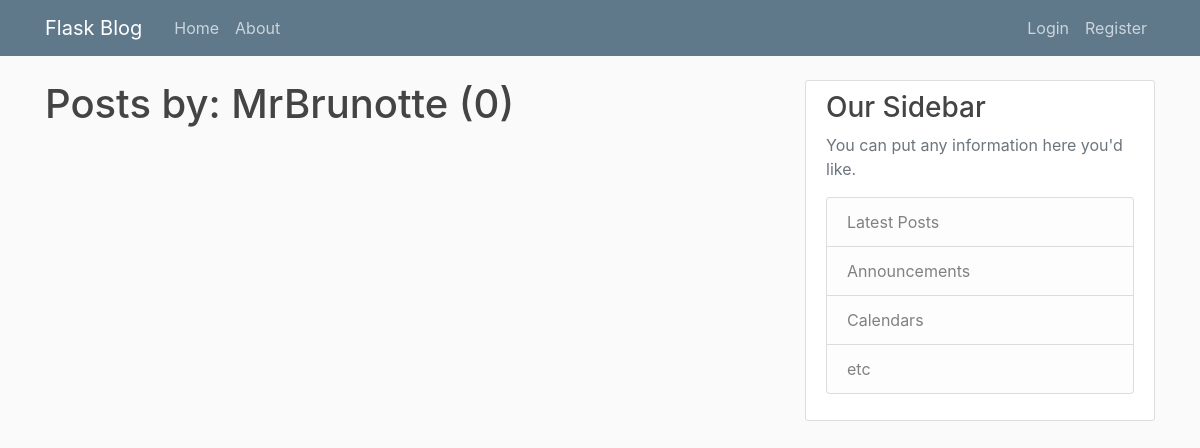
/user/MrBrunotte, run on an earlier commit of the app's database.
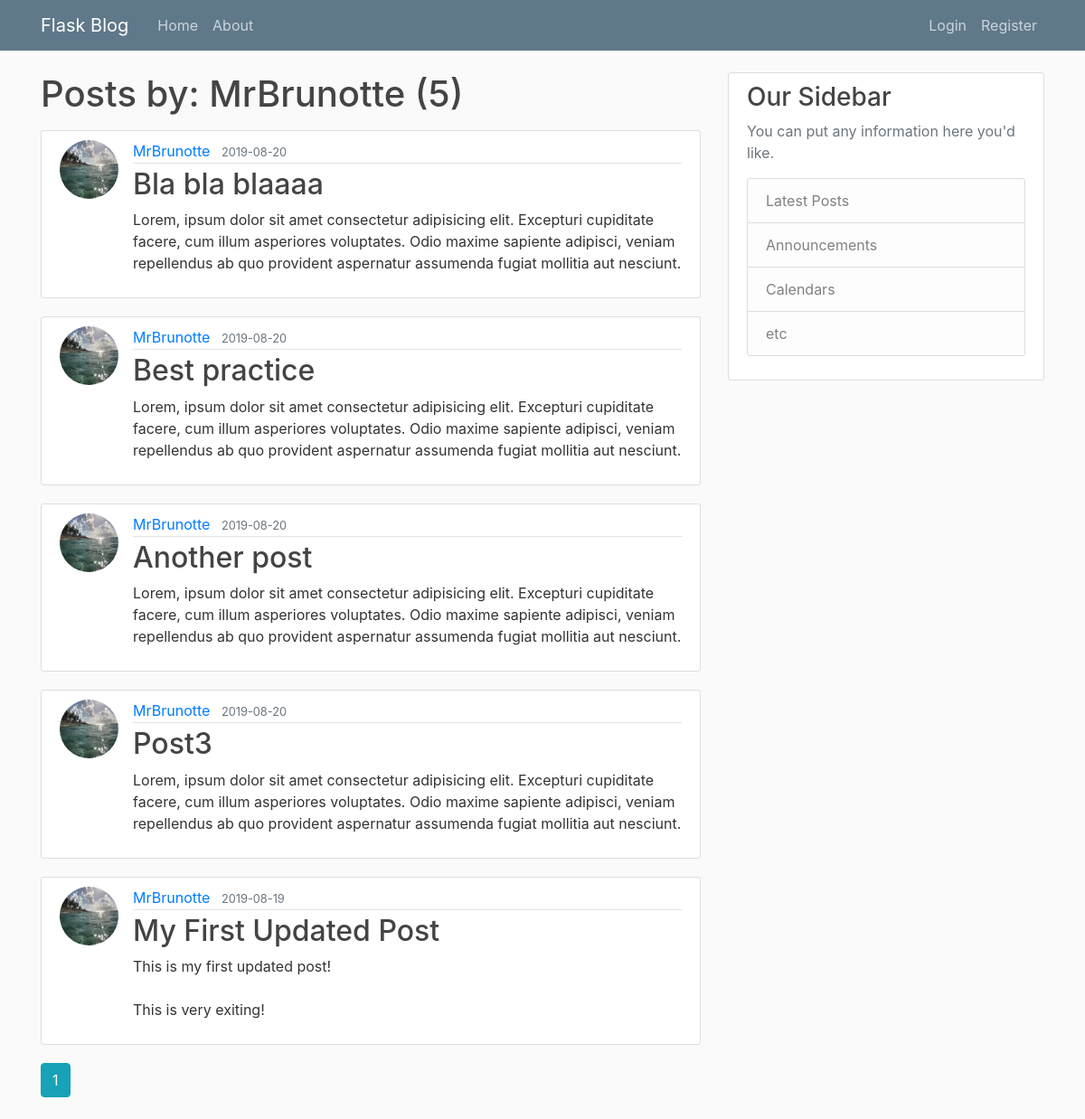
And on a later commit of the database.
### flaskblog/models.py (models this page shows, shortened)
class Post(db.Model):
    id = db.Column(db.Integer, primary_key=True)
    title = db.Column(db.String(100), nullable=False)
    date_posted = db.Column(db.DateTime, nullable=False,
                            default=datetime.utcnow)
    content = db.Column(db.Text, nullable=False)
    user_id = db.Column(db.Integer, db.ForeignKey('user.id'), nullable=False)

class User(db.Model, UserMixin):
    id = db.Column(db.Integer, primary_key=True)
    username = db.Column(db.String(20), unique=True, nullable=False)
    email = db.Column(db.String(120), unique=True, nullable=False)
    image_file = db.Column(db.String(20), nullable=False,
                           default='default.jpg')
    password = db.Column(db.String(60), nullable=False)
    posts = db.relationship('Post', backref='author', lazy=True)

### flaskblog/users/routes.py (the view)
@users.route("/user/<string:username>")
def user_posts(username):
    page = request.args.get('page', 1, type=int)
    user = User.query.filter_by(username=username).first_or_404()
    posts = Post.query.filter_by(author=user)\
        .order_by(Post.date_posted.desc())\
        .paginate(page=page, per_page=5)
    return render_template('user_posts.html', posts=posts, user=user)

### flaskblog/templates/user_posts.html
{% extends "layout.html" %}
{% block content %}
<h1 class="mb-3">Posts by: {{ user.username }} ({{ posts.total }})</h1>
{% for post in posts.items %}
<article class="media content-section">
    <img class="rounded-circle article-img"
        src="{{ url_for('static', filename='profile_pics/' + post.author.image_file) }}" alt="">
    <div class="media-body">
        <div class="article-metadata">
            <a class="mr-2"
                href="{{ url_for('users.user_posts', username=post.author.username) }}">{{ post.author.username }}</a>
            <small class="text-muted">{{ post.date_posted.strftime('%Y-%m-%d') }}</small>
        </div>
        <h2><a class="article-title" href="{{ url_for('posts.post', post_id=post.id) }}">{{ post.title }}</a></h2>
        <p class="article-content">{{ post.content }}</p>
    </div>
</article>
{% endfor %}
{% for page_num in posts.iter_pages(left_edge=1, right_edge=1, left_current=1, right_current=2) %}
{% if page_num %}
{% if posts.page == page_num %}
<a class="btn btn-info mb-4"
    href="{{ url_for('users.user_posts', username=user.username, page=page_num) }}">{{ page_num }}</a>
{% else %}
<a class="btn btn-outline-info mb-4"
    href="{{ url_for('users.user_posts', username=user.username, page=page_num) }}">{{ page_num }}</a>
{% endif %}
{% else %}
...
{% endif %}
{% endfor %}
{% endblock content %}

What changed in the data, as far as the page shows it:
added Post: image_file (picture), author.username "MrBrunotte", date_posted "2019-08-20", title "Bla bla blaaaa", content "Lorem, ipsum dolor sit amet consectetur adipisicing elit. Excepturi cupiditate facere, cum illum asperiores voluptates. Odio maxime sapiente adipisci, veniam repellendus ab quo provident aspernatur assumenda fugiat mollitia aut nesciunt."
added Post: image_file (picture), author.username "MrBrunotte", date_posted "2019-08-20", title "Best practice", content "Lorem, ipsum dolor sit amet consectetur adipisicing elit. Excepturi cupiditate facere, cum illum asperiores voluptates. Odio maxime sapiente adipisci, veniam repellendus ab quo provident aspernatur assumenda fugiat mollitia aut nesciunt."
added Post: image_file (picture), author.username "MrBrunotte", date_posted "2019-08-20", title "Another post", content "Lorem, ipsum dolor sit amet consectetur adipisicing elit. Excepturi cupiditate facere, cum illum asperiores voluptates. Odio maxime sapiente adipisci, veniam repellendus ab quo provident aspernatur assumenda fugiat mollitia aut nesciunt."
added Post: image_file (picture), author.username "MrBrunotte", date_posted "2019-08-20", title "Post3", content "Lorem, ipsum dolor sit amet consectetur adipisicing elit. Excepturi cupiditate facere, cum illum asperiores voluptates. Odio maxime sapiente adipisci, veniam repellendus ab quo provident aspernatur assumenda fugiat mollitia aut nesciunt."
added Post: image_file (picture), author.username "MrBrunotte", date_posted "2019-08-19", title "My First Updated Post", content "This is my first updated post! This is very exiting!"
Also different on the page:
{{ posts.total }}: "0" → "5"
new list line: "1"
